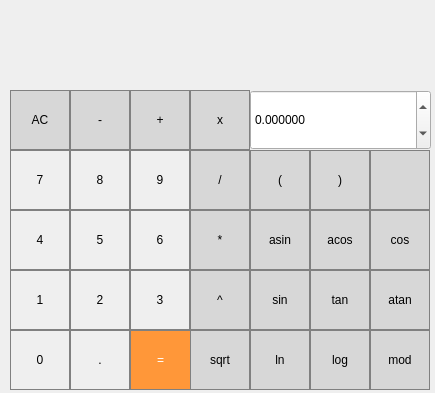
<?xml version="1.0" encoding="UTF-8"?>
<ui version="4.0">
 <class>MainWindow</class>
 <widget class="QMainWindow" name="MainWindow">
  <property name="geometry">
   <rect>
    <x>0</x>
    <y>0</y>
    <width>435</width>
    <height>393</height>
   </rect>
  </property>
  <property name="windowTitle">
   <string>MainWindow</string>
  </property>
  <widget class="QWidget" name="centralwidget">
   <widget class="QLabel" name="label">
    <property name="geometry">
     <rect>
      <x>10</x>
      <y>30</y>
      <width>421</width>
      <height>61</height>
     </rect>
    </property>
    <property name="styleSheet">
     <string notr="true">QLabel {
  qproperty-alignment: 'AlignVCenter | AlignRight';
  border: 1px solid gray;
}

background-color : white;</string>
    </property>
    <property name="text">
     <string/>
    </property>
   </widget>
   <widget class="QPushButton" name="pushButton_7">
    <property name="geometry">
     <rect>
      <x>10</x>
      <y>150</y>
      <width>60</width>
      <height>60</height>
     </rect>
    </property>
    <property name="styleSheet">
     <string notr="true">QPushButton {
   border: 1px solid gray;
}
QPushButton:pressed {
    background-color: qlineargradient(x1: 0, y1: 0, x2: 0, y2: 1,
                                      stop: 0 #dadbde, stop: 1 #f6f7fa);
}</string>
    </property>
    <property name="text">
     <string>7</string>
    </property>
   </widget>
   <widget class="QPushButton" name="pushButton_8">
    <property name="geometry">
     <rect>
      <x>70</x>
      <y>150</y>
      <width>60</width>
      <height>60</height>
     </rect>
    </property>
    <property name="styleSheet">
     <string notr="true">QPushButton {
   border: 1px solid gray;
}
QPushButton:pressed {
    background-color: qlineargradient(x1: 0, y1: 0, x2: 0, y2: 1,
                                      stop: 0 #dadbde, stop: 1 #f6f7fa);
}</string>
    </property>
    <property name="text">
     <string>8</string>
    </property>
   </widget>
   <widget class="QPushButton" name="pushButton_9">
    <property name="geometry">
     <rect>
      <x>130</x>
      <y>150</y>
      <width>60</width>
      <height>60</height>
     </rect>
    </property>
    <property name="styleSheet">
     <string notr="true">QPushButton {
   border: 1px solid gray;
}
QPushButton:pressed {
    background-color: qlineargradient(x1: 0, y1: 0, x2: 0, y2: 1,
                                      stop: 0 #dadbde, stop: 1 #f6f7fa);
}</string>
    </property>
    <property name="text">
     <string>9</string>
    </property>
   </widget>
   <widget class="QPushButton" name="pushButton_sum">
    <property name="geometry">
     <rect>
      <x>130</x>
      <y>90</y>
      <width>60</width>
      <height>60</height>
     </rect>
    </property>
    <property name="styleSheet">
     <string notr="true">QPushButton {
  background-color: rgb(215, 215, 215);
  border: 1px solid gray;
}
QPushButton:pressed {
    background-color: qlineargradient(x1: 0, y1: 0, x2: 0, y2: 1,
                                      stop: 0 #BEBEBE, stop: 1 #D7D7D7);
}</string>
    </property>
    <property name="text">
     <string>+</string>
    </property>
   </widget>
   <widget class="QPushButton" name="pushButton_6">
    <property name="geometry">
     <rect>
      <x>130</x>
      <y>210</y>
      <width>60</width>
      <height>60</height>
     </rect>
    </property>
    <property name="styleSheet">
     <string notr="true">QPushButton {
   border: 1px solid gray;
}
QPushButton:pressed {
    background-color: qlineargradient(x1: 0, y1: 0, x2: 0, y2: 1,
                                      stop: 0 #dadbde, stop: 1 #f6f7fa);
}</string>
    </property>
    <property name="text">
     <string>6</string>
    </property>
   </widget>
   <widget class="QPushButton" name="pushButton_4">
    <property name="geometry">
     <rect>
      <x>10</x>
      <y>210</y>
      <width>60</width>
      <height>60</height>
     </rect>
    </property>
    <property name="styleSheet">
     <string notr="true">QPushButton {
   border: 1px solid gray;
}
QPushButton:pressed {
    background-color: qlineargradient(x1: 0, y1: 0, x2: 0, y2: 1,
                                      stop: 0 #dadbde, stop: 1 #f6f7fa);
}</string>
    </property>
    <property name="text">
     <string>4</string>
    </property>
   </widget>
   <widget class="QPushButton" name="pushButton_5">
    <property name="geometry">
     <rect>
      <x>70</x>
      <y>210</y>
      <width>60</width>
      <height>60</height>
     </rect>
    </property>
    <property name="styleSheet">
     <string notr="true">QPushButton {
   border: 1px solid gray;
}
QPushButton:pressed {
    background-color: qlineargradient(x1: 0, y1: 0, x2: 0, y2: 1,
                                      stop: 0 #dadbde, stop: 1 #f6f7fa);
}</string>
    </property>
    <property name="text">
     <string>5</string>
    </property>
   </widget>
   <widget class="QPushButton" name="pushButton_mul">
    <property name="geometry">
     <rect>
      <x>190</x>
      <y>210</y>
      <width>60</width>
      <height>60</height>
     </rect>
    </property>
    <property name="styleSheet">
     <string notr="true">QPushButton {
  background-color: rgb(215, 215, 215);
  border: 1px solid gray;
}
QPushButton:pressed {
    background-color: qlineargradient(x1: 0, y1: 0, x2: 0, y2: 1,
                                      stop: 0 #BEBEBE, stop: 1 #D7D7D7);
}</string>
    </property>
    <property name="text">
     <string>*</string>
    </property>
   </widget>
   <widget class="QPushButton" name="pushButton_3">
    <property name="geometry">
     <rect>
      <x>130</x>
      <y>270</y>
      <width>60</width>
      <height>60</height>
     </rect>
    </property>
    <property name="styleSheet">
     <string notr="true">QPushButton {
   border: 1px solid gray;
}
QPushButton:pressed {
    background-color: qlineargradient(x1: 0, y1: 0, x2: 0, y2: 1,
                                      stop: 0 #dadbde, stop: 1 #f6f7fa);
}</string>
    </property>
    <property name="text">
     <string>3</string>
    </property>
   </widget>
   <widget class="QPushButton" name="pushButton_1">
    <property name="geometry">
     <rect>
      <x>10</x>
      <y>270</y>
      <width>60</width>
      <height>60</height>
     </rect>
    </property>
    <property name="styleSheet">
     <string notr="true">QPushButton {
   border: 1px solid gray;
}
QPushButton:pressed {
    background-color: qlineargradient(x1: 0, y1: 0, x2: 0, y2: 1,
                                      stop: 0 #dadbde, stop: 1 #f6f7fa);
}</string>
    </property>
    <property name="text">
     <string>1</string>
    </property>
   </widget>
   <widget class="QPushButton" name="pushButton_2">
    <property name="geometry">
     <rect>
      <x>70</x>
      <y>270</y>
      <width>60</width>
      <height>60</height>
     </rect>
    </property>
    <property name="styleSheet">
     <string notr="true">QPushButton {
   border: 1px solid gray;
}
QPushButton:pressed {
    background-color: qlineargradient(x1: 0, y1: 0, x2: 0, y2: 1,
                                      stop: 0 #dadbde, stop: 1 #f6f7fa);
}</string>
    </property>
    <property name="text">
     <string>2</string>
    </property>
   </widget>
   <widget class="QPushButton" name="pushButton_lbkt">
    <property name="geometry">
     <rect>
      <x>250</x>
      <y>150</y>
      <width>60</width>
      <height>60</height>
     </rect>
    </property>
    <property name="styleSheet">
     <string notr="true">QPushButton {
  background-color: rgb(215, 215, 215);
  border: 1px solid gray;
}
QPushButton:pressed {
    background-color: qlineargradient(x1: 0, y1: 0, x2: 0, y2: 1,
                                      stop: 0 #BEBEBE, stop: 1 #D7D7D7);
}</string>
    </property>
    <property name="text">
     <string>(</string>
    </property>
   </widget>
   <widget class="QPushButton" name="pushButton_res">
    <property name="geometry">
     <rect>
      <x>130</x>
      <y>330</y>
      <width>61</width>
      <height>60</height>
     </rect>
    </property>
    <property name="styleSheet">
     <string notr="true">QPushButton {
  background-color: rgb(255, 151, 57);
  color: white; 
  border: 1px solid gray;
}

QPushButton:pressed {
    background-color: qlineargradient(x1: 0, y1: 0, x2: 0, y2: 1,
                                      stop: 0 #FF7832, stop: 1 #FF9739);
}</string>
    </property>
    <property name="text">
     <string>=</string>
    </property>
   </widget>
   <widget class="QPushButton" name="pushButton_0">
    <property name="geometry">
     <rect>
      <x>10</x>
      <y>330</y>
      <width>60</width>
      <height>60</height>
     </rect>
    </property>
    <property name="styleSheet">
     <string notr="true">QPushButton {
   border: 1px solid gray;
}
QPushButton:pressed {
    background-color: qlineargradient(x1: 0, y1: 0, x2: 0, y2: 1,
                                      stop: 0 #dadbde, stop: 1 #f6f7fa);
}</string>
    </property>
    <property name="text">
     <string>0</string>
    </property>
   </widget>
   <widget class="QPushButton" name="pushButton_dot">
    <property name="geometry">
     <rect>
      <x>70</x>
      <y>330</y>
      <width>60</width>
      <height>60</height>
     </rect>
    </property>
    <property name="styleSheet">
     <string notr="true">QPushButton {
   border: 1px solid gray;
}
QPushButton:pressed {
    background-color: qlineargradient(x1: 0, y1: 0, x2: 0, y2: 1,
                                      stop: 0 #dadbde, stop: 1 #f6f7fa);
}</string>
    </property>
    <property name="text">
     <string>.</string>
    </property>
   </widget>
   <widget class="QPushButton" name="pushButton_mod">
    <property name="geometry">
     <rect>
      <x>370</x>
      <y>330</y>
      <width>60</width>
      <height>60</height>
     </rect>
    </property>
    <property name="styleSheet">
     <string notr="true">QPushButton {
  background-color: rgb(215, 215, 215);
  border: 1px solid gray;
}
QPushButton:pressed {
    background-color: qlineargradient(x1: 0, y1: 0, x2: 0, y2: 1,
                                      stop: 0 #BEBEBE, stop: 1 #D7D7D7);
}</string>
    </property>
    <property name="text">
     <string>mod</string>
    </property>
   </widget>
   <widget class="QPushButton" name="pushButton_div">
    <property name="geometry">
     <rect>
      <x>190</x>
      <y>150</y>
      <width>60</width>
      <height>60</height>
     </rect>
    </property>
    <property name="styleSheet">
     <string notr="true">QPushButton {
  background-color: rgb(215, 215, 215);
  border: 1px solid gray;
}
QPushButton:pressed {
    background-color: qlineargradient(x1: 0, y1: 0, x2: 0, y2: 1,
                                      stop: 0 #BEBEBE, stop: 1 #D7D7D7);
}</string>
    </property>
    <property name="text">
     <string>/</string>
    </property>
   </widget>
   <widget class="QPushButton" name="pushButton_sub">
    <property name="geometry">
     <rect>
      <x>70</x>
      <y>90</y>
      <width>60</width>
      <height>60</height>
     </rect>
    </property>
    <property name="styleSheet">
     <string notr="true">QPushButton {
  background-color: rgb(215, 215, 215);
  border: 1px solid gray;
}
QPushButton:pressed {
    background-color: qlineargradient(x1: 0, y1: 0, x2: 0, y2: 1,
                                      stop: 0 #BEBEBE, stop: 1 #D7D7D7);
}</string>
    </property>
    <property name="text">
     <string>-</string>
    </property>
   </widget>
   <widget class="QPushButton" name="pushButton_rbkt">
    <property name="geometry">
     <rect>
      <x>310</x>
      <y>150</y>
      <width>60</width>
      <height>60</height>
     </rect>
    </property>
    <property name="styleSheet">
     <string notr="true">QPushButton {
  background-color: rgb(215, 215, 215);
  border: 1px solid gray;
}
QPushButton:pressed {
    background-color: qlineargradient(x1: 0, y1: 0, x2: 0, y2: 1,
                                      stop: 0 #BEBEBE, stop: 1 #D7D7D7);
}</string>
    </property>
    <property name="text">
     <string>)</string>
    </property>
   </widget>
   <widget class="QPushButton" name="pushButton_tan">
    <property name="geometry">
     <rect>
      <x>310</x>
      <y>270</y>
      <width>60</width>
      <height>60</height>
     </rect>
    </property>
    <property name="styleSheet">
     <string notr="true">QPushButton {
  background-color: rgb(215, 215, 215);
  border: 1px solid gray;
}
QPushButton:pressed {
    background-color: qlineargradient(x1: 0, y1: 0, x2: 0, y2: 1,
                                      stop: 0 #BEBEBE, stop: 1 #D7D7D7);
}</string>
    </property>
    <property name="text">
     <string>tan</string>
    </property>
   </widget>
   <widget class="QPushButton" name="pushButton_sin">
    <property name="geometry">
     <rect>
      <x>250</x>
      <y>270</y>
      <width>60</width>
      <height>60</height>
     </rect>
    </property>
    <property name="styleSheet">
     <string notr="true">QPushButton {
  background-color: rgb(215, 215, 215);
  border: 1px solid gray;
}
QPushButton:pressed {
    background-color: qlineargradient(x1: 0, y1: 0, x2: 0, y2: 1,
                                      stop: 0 #BEBEBE, stop: 1 #D7D7D7);
}</string>
    </property>
    <property name="text">
     <string>sin</string>
    </property>
   </widget>
   <widget class="QPushButton" name="pushButton_pow">
    <property name="geometry">
     <rect>
      <x>190</x>
      <y>270</y>
      <width>60</width>
      <height>60</height>
     </rect>
    </property>
    <property name="styleSheet">
     <string notr="true">QPushButton {
  background-color: rgb(215, 215, 215);
  border: 1px solid gray;
}
QPushButton:pressed {
    background-color: qlineargradient(x1: 0, y1: 0, x2: 0, y2: 1,
                                      stop: 0 #BEBEBE, stop: 1 #D7D7D7);
}</string>
    </property>
    <property name="text">
     <string>^</string>
    </property>
   </widget>
   <widget class="QPushButton" name="pushButton_cos">
    <property name="geometry">
     <rect>
      <x>370</x>
      <y>210</y>
      <width>60</width>
      <height>60</height>
     </rect>
    </property>
    <property name="styleSheet">
     <string notr="true">QPushButton {
  background-color: rgb(215, 215, 215);
  border: 1px solid gray;
}
QPushButton:pressed {
    background-color: qlineargradient(x1: 0, y1: 0, x2: 0, y2: 1,
                                      stop: 0 #BEBEBE, stop: 1 #D7D7D7);
}</string>
    </property>
    <property name="text">
     <string>cos</string>
    </property>
   </widget>
   <widget class="QPushButton" name="pushButton_sqrt">
    <property name="geometry">
     <rect>
      <x>190</x>
      <y>330</y>
      <width>60</width>
      <height>60</height>
     </rect>
    </property>
    <property name="styleSheet">
     <string notr="true">QPushButton {
  background-color: rgb(215, 215, 215);
  border: 1px solid gray;
}
QPushButton:pressed {
    background-color: qlineargradient(x1: 0, y1: 0, x2: 0, y2: 1,
                                      stop: 0 #BEBEBE, stop: 1 #D7D7D7);
}</string>
    </property>
    <property name="text">
     <string>sqrt</string>
    </property>
   </widget>
   <widget class="QPushButton" name="pushButton_atan">
    <property name="geometry">
     <rect>
      <x>370</x>
      <y>270</y>
      <width>60</width>
      <height>60</height>
     </rect>
    </property>
    <property name="styleSheet">
     <string notr="true">QPushButton {
  background-color: rgb(215, 215, 215);
  border: 1px solid gray;
}
QPushButton:pressed {
    background-color: qlineargradient(x1: 0, y1: 0, x2: 0, y2: 1,
                                      stop: 0 #BEBEBE, stop: 1 #D7D7D7);
}</string>
    </property>
    <property name="text">
     <string>atan</string>
    </property>
   </widget>
   <widget class="QPushButton" name="pushButton_acos">
    <property name="geometry">
     <rect>
      <x>310</x>
      <y>210</y>
      <width>60</width>
      <height>60</height>
     </rect>
    </property>
    <property name="styleSheet">
     <string notr="true">QPushButton {
  background-color: rgb(215, 215, 215);
  border: 1px solid gray;
}
QPushButton:pressed {
    background-color: qlineargradient(x1: 0, y1: 0, x2: 0, y2: 1,
                                      stop: 0 #BEBEBE, stop: 1 #D7D7D7);
}</string>
    </property>
    <property name="text">
     <string>acos</string>
    </property>
   </widget>
   <widget class="QPushButton" name="pushButton_asin">
    <property name="geometry">
     <rect>
      <x>250</x>
      <y>210</y>
      <width>60</width>
      <height>60</height>
     </rect>
    </property>
    <property name="styleSheet">
     <string notr="true">QPushButton {
  background-color: rgb(215, 215, 215);
  border: 1px solid gray;
}
QPushButton:pressed {
    background-color: qlineargradient(x1: 0, y1: 0, x2: 0, y2: 1,
                                      stop: 0 #BEBEBE, stop: 1 #D7D7D7);
}</string>
    </property>
    <property name="text">
     <string>asin</string>
    </property>
   </widget>
   <widget class="QPushButton" name="pushButton_log">
    <property name="geometry">
     <rect>
      <x>310</x>
      <y>330</y>
      <width>60</width>
      <height>60</height>
     </rect>
    </property>
    <property name="styleSheet">
     <string notr="true">QPushButton {
  background-color: rgb(215, 215, 215);
  border: 1px solid gray;
}
QPushButton:pressed {
    background-color: qlineargradient(x1: 0, y1: 0, x2: 0, y2: 1,
                                      stop: 0 #BEBEBE, stop: 1 #D7D7D7);
}</string>
    </property>
    <property name="text">
     <string>log</string>
    </property>
   </widget>
   <widget class="QPushButton" name="pushButton_clear">
    <property name="geometry">
     <rect>
      <x>10</x>
      <y>90</y>
      <width>60</width>
      <height>60</height>
     </rect>
    </property>
    <property name="styleSheet">
     <string notr="true">QPushButton {
  background-color: rgb(215, 215, 215);
  border: 1px solid gray;
}
QPushButton:pressed {
    background-color: qlineargradient(x1: 0, y1: 0, x2: 0, y2: 1,
                                      stop: 0 #BEBEBE, stop: 1 #D7D7D7);
}</string>
    </property>
    <property name="text">
     <string>AC</string>
    </property>
   </widget>
   <widget class="QPushButton" name="pushButton_ln">
    <property name="geometry">
     <rect>
      <x>250</x>
      <y>330</y>
      <width>60</width>
      <height>60</height>
     </rect>
    </property>
    <property name="styleSheet">
     <string notr="true">QPushButton {
  background-color: rgb(215, 215, 215);
  border: 1px solid gray;
}
QPushButton:pressed {
    background-color: qlineargradient(x1: 0, y1: 0, x2: 0, y2: 1,
                                      stop: 0 #BEBEBE, stop: 1 #D7D7D7);
}</string>
    </property>
    <property name="text">
     <string>ln</string>
    </property>
   </widget>
   <widget class="QDoubleSpinBox" name="doubleSpinBox_x">
    <property name="geometry">
     <rect>
      <x>250</x>
      <y>90</y>
      <width>181</width>
      <height>60</height>
     </rect>
    </property>
    <property name="wrapping">
     <bool>false</bool>
    </property>
    <property name="decimals">
     <number>6</number>
    </property>
    <property name="minimum">
     <double>-10000000.000000000000000</double>
    </property>
    <property name="maximum">
     <double>10000000.000000000000000</double>
    </property>
    <property name="singleStep">
     <double>0.010000000000000</double>
    </property>
   </widget>
   <widget class="QPushButton" name="pushButton">
    <property name="geometry">
     <rect>
      <x>370</x>
      <y>150</y>
      <width>60</width>
      <height>60</height>
     </rect>
    </property>
    <property name="styleSheet">
     <string notr="true">QPushButton {
  background-color: rgb(215, 215, 215);
  border: 1px solid gray;
}
QPushButton:pressed {
    background-color: qlineargradient(x1: 0, y1: 0, x2: 0, y2: 1,
                                      stop: 0 #BEBEBE, stop: 1 #D7D7D7);
}</string>
    </property>
    <property name="text">
     <string/>
    </property>
   </widget>
   <widget class="QPushButton" name="pushButton_x">
    <property name="geometry">
     <rect>
      <x>190</x>
      <y>90</y>
      <width>60</width>
      <height>60</height>
     </rect>
    </property>
    <property name="styleSheet">
     <string notr="true">QPushButton {
  background-color: rgb(215, 215, 215);
  border: 1px solid gray;
}
QPushButton:pressed {
    background-color: qlineargradient(x1: 0, y1: 0, x2: 0, y2: 1,
                                      stop: 0 #BEBEBE, stop: 1 #D7D7D7);
}</string>
    </property>
    <property name="text">
     <string>x</string>
    </property>
   </widget>
  </widget>
 </widget>
 <resources/>
 <connections/>
</ui>
